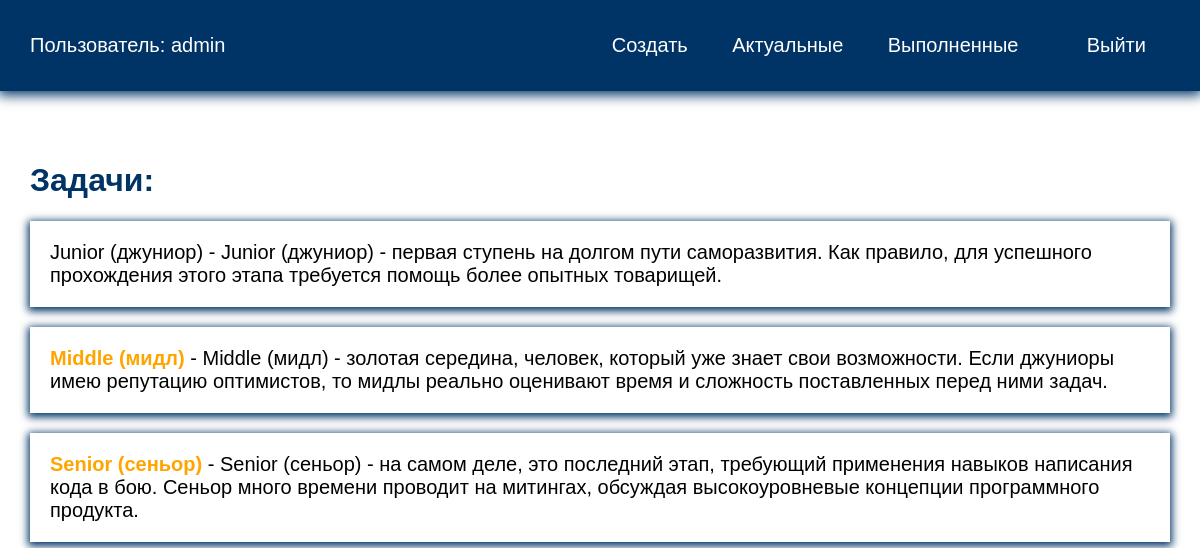
/current/ (signed in), run on the app's committed database.
### todo/models.py (models this page shows, shortened)
class Todo(models.Model):
    title = models.CharField(max_length=100)
    memo = models.TextField(blank=True)
    created = models.DateTimeField(auto_now_add=True)
    date_completed = models.DateTimeField(blank=True, null=True)
    important = models.BooleanField(default=False)
    user = models.ForeignKey(User, on_delete=models.CASCADE)

### todo/views.py (the view)
# urls.py: path('current/', views.currenttodos, name='currenttodos'),
@login_required
def currenttodos(request):
    todos = Todo.objects.filter(user=request.user,  date_completed__isnull=True)
    return render(request, 'todo/currenttodos.html', {'todos': todos})

### todo/templates/todo/currenttodos.html
{% extends 'todo/base.html' %}
{% block content %}
<h1>Задачи:</h1>
<ul>
    {% for todo in todos %}
    <li>
        <a href="{% url 'viewtodo' todo.id %}">
            {% if todo.important %}
            <b>{{ todo.title }}</b>
            {% else %}
            {{ todo.title }}
            {% endif %}
            {% if todo.memo %}
            - {{ todo.memo }}
            {% endif %}
        </a>
    </li>
    {% endfor %}
</ul>
{% endblock %}

### todo/templates/todo/base.html (shortened to what this page needs)
<!DOCTYPE html>
{% load static %}
<html lang="en">
<head>
    <link rel="stylesheet" href="{% static 'css/style.css' %}">
</head>
<body>
<div class="menu">
    <div class="wrap">
        <ul>
            {% if user.is_authenticated %}
            <li class="logo">Пользователь: {{ user.username }}</li>
            <li><a href="{% url 'createtodo' %}">Создать</a></li>
            <li><a href="{% url 'currenttodos' %}">Актуальные</a></li>
            <li><a href="{% url 'completedtodos' %}">Выполненные</a></li>
            <li>
                <form action="{% url 'logoutuser' %}" method="post">
                    <button class="top">Выйти</button>
                </form>
            </li>
            {% else %}
            <li class="logo"><a href="{% url 'home' %}">UpService</a></li>
            <li><a href="{% url 'signupuser' %}">Зарегистрироваться</a></li>
            <li><a href="{% url 'loginuser' %}">Войти</a></li>
            {% endif %}
        </ul>
    </div>
</div>
<div class="content">
    <div class="wrap">
        {% block content %}
        {% endblock %}
    </div>
</div>
</body>
</html>

### todo/static/css/style.css (style rules this page uses)
body { padding: 0; margin: 0; font-family: Arial, Helvetica, sans-serif; }
.wrap { max-width: 1200px; margin: 0 auto; padding: 10px 30px; box-sizing: border-box; }
.menu { background: #003366; box-shadow: 0 2px 12px 2px #003366; }
ul { list-style: none; padding: 0; }
.menu ul { display: flex; justify-content: space-between; align-items: center; font-size: 20px; }
.menu .logo { color: #FFF; margin-right: 30%; }
a { text-decoration: none; }
.menu a { color: #FFF; }
.content .wrap { margin-top: 40px; }
h1, h2 { color: #003366; }
button { border-radius: 6px; padding: 10px 40px; box-shadow: inset 0 0 6px 2px #FFF; margin-top: 40px; font-size: 24px; cursor: pointer; }
.top { padding: 4px 24px; margin-top: 0; background: transparent; border: 0; color: #FFF; box-shadow: inset 0 0 0 0 transparent; font-size: 20px; }
.content li { box-shadow: 0 2px 8px 2px #003366; margin-bottom: 20px; font-size: 20px; }
.content a { color: black; display: block; padding: 20px; }
a b { color: orange; }

### data on the page
Todo: title "Junior (джуниор)", memo "Junior (джуниор) - первая ступень на долгом пути саморазвития. Как правило, для успешного прохождения этого этапа требуется помощь более опытных товарищей."
Todo: title "Middle (мидл)", memo "Middle (мидл) - золотая середина, человек, который уже знает свои возможности. Если джуниоры имею репутацию оптимистов, то мидлы реально оценивают время и сложность поставленных перед ними задач."
Todo: title "Senior (сеньор)", memo "Senior (сеньор) - на самом деле, это последний этап, требующий применения навыков написания кода в бою. Сеньор много времени проводит на митингах, обсуждая высокоуровневые концепции программного продукта."

### other printed values
{{ user.username }} "admin"
